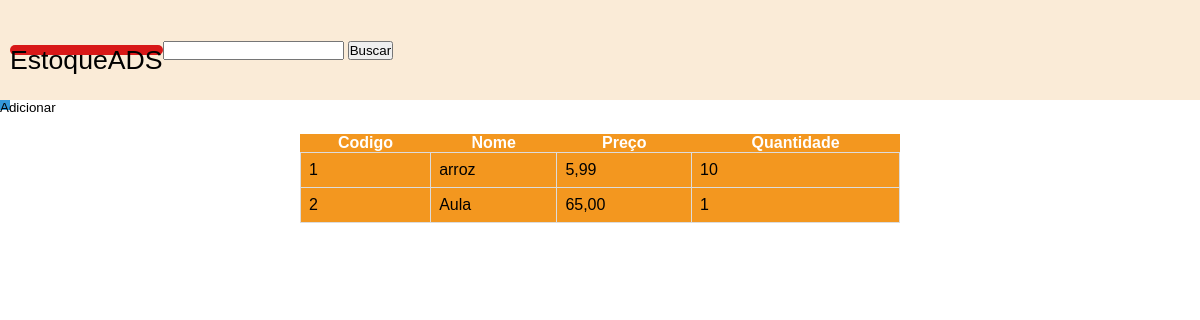
The app's page /, older data.
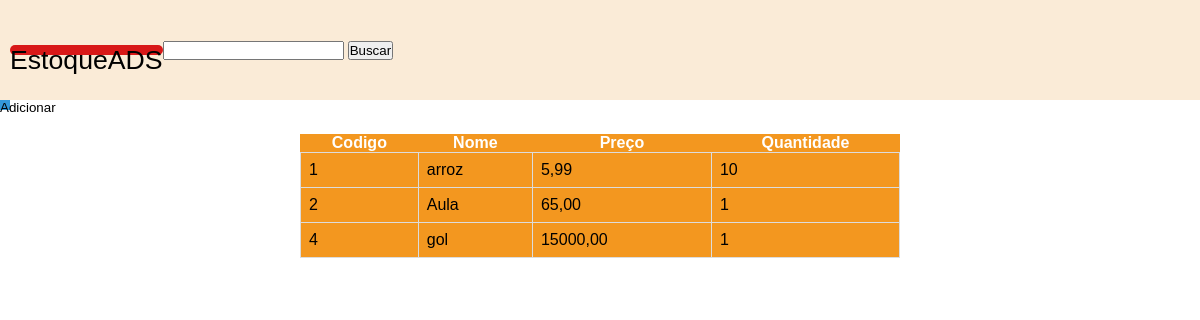
The same page, newer data.
### stockADS/models.py (models this page shows, shortened)
class Products(models.Model):
    name = models.CharField(max_length=255)
    category = models.ForeignKey(Categorias, on_delete=models.CASCADE, blank=True)
    picture = models.ImageField(blank=False)
    cod = models.IntegerField(unique=True)
    price = models.DecimalField(max_digits=12, decimal_places=2)
    description = models.TextField()
    qtd = models.IntegerField()
    discount = models.IntegerField()
    created_at = models.DateField()
    in_stock = models.BooleanField(default=False)
    class Meta:
            verbose_name = 'Products'
            verbose_name_plural = 'Products'

### stockADS/views.py (the view)
# urls.py: path('', views.index, name='home'),
def index(request):
    produtos = Products.objects.all()
    print(produtos)
    return render(request, 'pages/index.html', {'produtos':produtos})

### stockADS/templates/pages/index.html (shortened to what this page needs)
{% load static %}
<!DOCTYPE html>
<html lang="pt-br">
<head>
    <link rel="stylesheet" href="{% static 'css/global.css' %}">
</head>
<body>
    <header>
        <nav>
           <label  for="">EstoqueADS</label>
           <form action="{% url 'search-product' %}">
                <input type="search" name="q">
                <button >Buscar</button>
            </form>
        </nav>
    </header>
    <main>
        <div class="botao-add">
            <a href="{% url 'add_product' %}">Adicionar</a>
        </div>
        <div class="tabela">
            <table>
                <thead>
                    <tr>
                        <th>Codigo</th>
                        <th>Nome</th>
                        <th>Preço</th>
                        <th>Quantidade</th>
                    </tr>
                </thead>
                <tbody>
                    {% for produto in produtos %}
                    <tr>
                        <td><a href="{% url 'product-detail' produto.id %}"> {{produto.cod}} </a></td>
                        <td><a href="{% url 'product-detail' produto.id %}"> {{produto.name}} </a></td>
                        <td><a href="{% url 'product-detail' produto.id %}"> {{produto.price}} </a></td>
                        <td><a href="{% url 'product-detail' produto.id %}"> {{produto.qtd}} </a></td>
                    </tr>
                    {% endfor %}
                </tbody>
            </table>
        </div>
    </main>
</body>
</html>

Row changes from the older to the newer data that the page shows:
added Products: cod "4", name "gol", price "15000,00", qtd "1"
